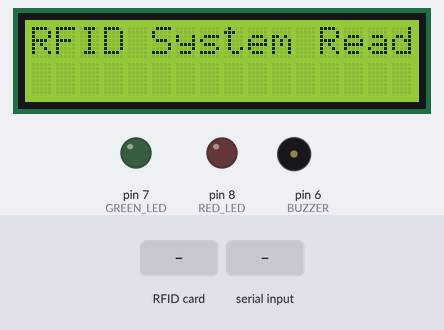
This sketch was run on a simulated Arduino Uno, built with avr-gcc and run on an emulated ATmega328P. Shown: 16×2 character LCD, output pins drawn as LEDs (lit = HIGH), buzzer (waves = sounding, pin HIGH). The inputs (shaded band) are chosen by the test bench. Pins used as bus, display or sensor lines are not drawn; what the sketch prints to the serial monitor is not drawn.

Above: at 0.2 s.
2.4 s: RFID card 5E 7A 19 C4 held to the reader
4.0 s: "ACCESS_GRANTED\n" received over Serial
At 4.7 s:
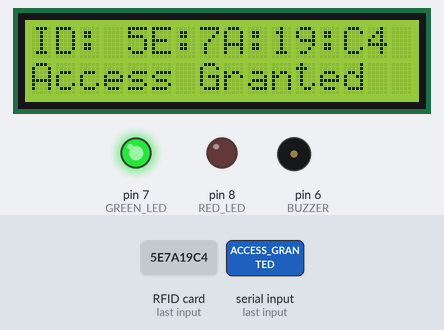
At 5.4 s:
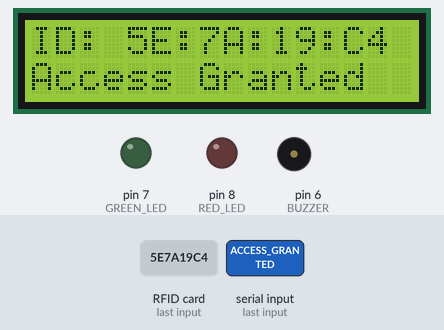
Timing chart, 0 to 7.0 s (numbered marks = the images above; inputs shaded):
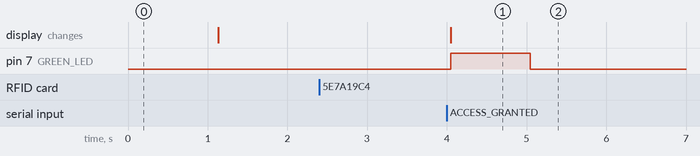

The sketch:

SSS.ino
```cpp
#include <Wire.h>
#include <LiquidCrystal_I2C.h>
#include "MFRC522.h"

MFRC522 rfid(10, 9);  // SS_PIN, RST_PIN
LiquidCrystal_I2C lcd(0x27, 16, 2);

// LED and buzzer pins
#define GREEN_LED 7
#define RED_LED 8
#define BUZZER 6

void setup() {
  lcd.init();
  lcd.backlight();
  Serial.begin(9600);
  SPI.begin();
  rfid.PCD_Init();

  pinMode(GREEN_LED, OUTPUT);
  pinMode(RED_LED, OUTPUT);
  pinMode(BUZZER, OUTPUT);

  lcd.print("RFID System Ready");
  delay(1000);
  lcd.clear();
}

void loop() {
  if (rfid.PICC_IsNewCardPresent() && rfid.PICC_ReadCardSerial()) {
    String uid = getFormattedUID();
    Serial.println(uid); // Send to C#

    // Wait for response
    String response = waitForResponse();

    updateDisplay(uid, response);
    controlAccess(response);

    rfid.PICC_HaltA();
    rfid.PCD_StopCrypto1();
  }
  delay(100);
}

String getFormattedUID() {
  String uid = "";
  for (byte i = 0; i < rfid.uid.size; i++) {
    if(rfid.uid.uidByte[i] < 0x10) uid += "0";
    uid += String(rfid.uid.uidByte[i], HEX);
    if(i < rfid.uid.size-1) uid += ":";
  }
  uid.toUpperCase();
  return uid;
}

String waitForResponse() {
  unsigned long startTime = millis();
  while(!Serial.available() && millis() - startTime < 3000) {
    delay(10);
  }
  if(Serial.available()) {
    return Serial.readStringUntil('\n');
  }
  return "TIMEOUT";
}

void updateDisplay(String uid, String response) {
  lcd.clear();
  lcd.print("ID: " + uid.substring(0, 15));
  lcd.setCursor(0, 1);
  if(response.startsWith("ACCESS_GRANTED")) {
    lcd.print("Access Granted");
  } else {
    lcd.print("Access Denied");
  }
}

void controlAccess(String response) {
  if(response.startsWith("ACCESS_GRANTED")) {
    digitalWrite(GREEN_LED, HIGH);
    delay(1000);
    digitalWrite(GREEN_LED, LOW);
  } else {
    digitalWrite(RED_LED, HIGH);
    digitalWrite(BUZZER, HIGH);
    delay(1000);
    digitalWrite(RED_LED, LOW);
    digitalWrite(BUZZER, LOW);
  }
}
```

Measured:
- after the input at 2.4 s, every drawn part: stays the same
- after the input at 4.0 s, pin 7 (GREEN_LED): LOW → HIGH after 0.05 s, → LOW 1.0 s later; pin 8 (RED_LED), pin 6 (BUZZER): stays LOW (without the input it goes to HIGH after 1.5 s); the display: changes after 0.05 s (image 1)
